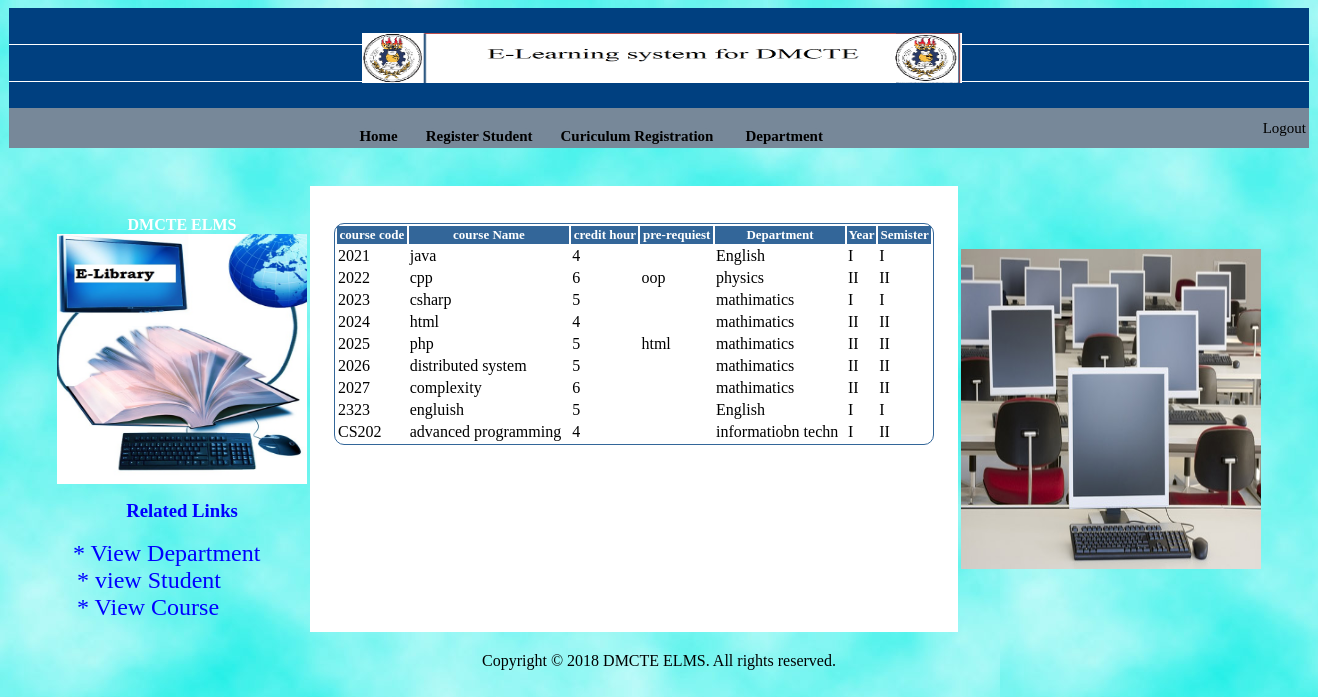
/viewcourse1.php (signed in), run on the app's committed database.
### tables this page shows
CREATE TABLE IF NOT EXISTS `course` (
  `coursecode` varchar(34) NOT NULL,
  `coursename` varchar(34) NOT NULL,
  `credit` int(11) NOT NULL,
  `prerequiest` varchar(34) NOT NULL,
  `departmentid` int(11) NOT NULL,
  `year` varchar(34) NOT NULL,
  `semister` varchar(34) NOT NULL,
  PRIMARY KEY (`coursecode`)
);

CREATE TABLE IF NOT EXISTS `department` (
  `departmentid` int(11) NOT NULL AUTO_INCREMENT,
  `departmentname` varchar(34) NOT NULL,
  PRIMARY KEY (`departmentid`)
);

### viewcourse1.php (the view, shortened to what this page needs)
<html>
<head>
<link style="text/css" href="1.css" rel="stylesheet">
</head>
<body  onLoad="timeimgs('1');"style="background-image:url(images/background.jpg)"
<table border="0" align="center" >
<tr><td>
<table align="center" border="0" width="1300"height="100" style="background-image:url(images/headerbg.png)">
<tr>
<td  border="0"align="center"></td>
<td  border="0"align="center"><img src="images/header.png" width="600" height="50"></td>
</tr></table>
<table border="0" width="1300"height="40" align="center" bgcolor=#778899 >
<tr>
<td align="center" valign="bottom" bgcolor=#778899><b><a href="registrar.php"class="a">Home</a>
&nbsp;&nbsp;&nbsp;&nbsp;&nbsp;&nbsp;<a href="registerstudent.php"class="a">Register Student</a>
&nbsp;&nbsp;&nbsp;&nbsp;&nbsp;&nbsp;<a href="registercourse.php"class="a">Curiculum Registration</a>
<a href="department.php"class="a">Department</a>&nbsp;&nbsp;&nbsp;&nbsp;&nbsp;&nbsp;
</td>
<td align="right" border="0"><a href="logout.php"class="a">Logout</a></td></tr>
</table>
<br><br>
<table border="0"  width="1210"height="450"  align="center">
<tr ><td width="210" align="center" valign="center" ><font  color="white" ><b><br>
  DMCTE ELMS</b> </font><BR>
<img src="images/e-learning.jpg"  width="250" height="250"></td>
<td width="700" height="300" rowspan=4 align="center"valign="top" bgcolor="#FFFFFF" class="one">
<br><br>
 <?php
 $query = "SELECT * FROM course  ";
   $result_set=mysql_query($query);
if(mysql_num_rows($result_set)>0)
{
echo "<table id='vtable' style='width:600px;border:1px solid #336699;border-radius:10px;' align='center'><font color=white>
<tr>
<th bgcolor='#336699'><font color='white' size='2'>course code</th>
<th bgcolor='#336699'><font color='white' size='2'>course Name</th>
<th bgcolor='#336699'><font color='white' size='2'>credit hour</th>
<th bgcolor='#336699'><font color=white size='2'>pre-requiest</th>
<th bgcolor='#336699'><font color=white size='2'>Department</th>
<th bgcolor='#336699'><font color=white size='2'>Year</th>
<th bgcolor='#336699'><font color=white size='2'>Semister</th>
</tr>";
while($row=mysql_fetch_array($result_set))
{
	$deptid=$row['departmentid'];
	$dept=mysql_query("select * from department where departmentid='{$deptid}'");
	$col=mysql_fetch_array($dept);
echo"<tr>";
echo"<td>";echo $row["coursecode"]; echo"</td>";
echo"<td>";echo $row["coursename"]; echo"</td>";
echo"<td>";echo $row["credit"]; echo"</td>";
echo"<td>";echo $row["prerequiest"]; echo"</td>";
echo"<td>";echo $col['departmentname']; echo"</td>";
echo"<td>";echo $row["year"]; echo"</td>";
echo"<td>";echo $row["semister"]; echo"</td>";
echo"</tr>";
}
echo "</table>";
}
else{
   echo '<center>';
  echo '<font face="monotype corsiva" size="5"color="red">course not found !!</font>';
   echo '</center>';
}
?>
</td>
<td rowspan=3 width="300" >
<img src="" height="320" width="300" name="demo" >
</td></tr>
<tr>
<td   valign="top" rowspan=3><font  color="blue" >
  <center><b><h3>Related Links</h3></b></center></font>
<a href="viewdepartment.php"class="b" > &nbsp;&nbsp;&nbsp; <font size="5"  color="blue">* View Department</font></a><br>
<a href="viewdepartmentstudent.php"class="b">&nbsp;&nbsp;&nbsp;&nbsp; <font size="5"  color="blue"> * view Student</font></a><br>
<a href="viewcourse1.php"class="b">&nbsp;&nbsp;&nbsp;&nbsp; <font size="5"  color="blue">  * View Course</font></a></td>
</tr>
</table>
</td>
</tr><br>
<tr style="background-image:url(images/headerbg.png)" border="0" ><td align="center"   >Copyright © 2018 DMCTE ELMS. All rights reserved.</td>
</tr>
</table></body>
</html>

### 1.css (style rules this page uses)
a.a:link { border-radius:40px; text-decoration:bold; text-decoration: none; background-color:#778899; font-size:15px; color:black; }
.b:link { border-radius:40px; text-decoration:bold; text-decoration: none; color:black; }

### data on the page
course: coursecode "2021", coursename "java", credit "4", departmentid.departmentname "English", year "I", semister "I"
course: coursecode "2022", coursename "cpp", credit "6", prerequiest "oop", departmentid.departmentname "physics", year "II", semister "II"
course: coursecode "2023", coursename "csharp", credit "5", departmentid.departmentname "mathimatics", year "I", semister "I"
course: coursecode "2024", coursename "html", credit "4", departmentid.departmentname "mathimatics", year "II", semister "II"
course: coursecode "2025", coursename "php", credit "5", prerequiest "html", departmentid.departmentname "mathimatics", year "II", semister "II"
course: coursecode "2026", coursename "distributed system", credit "5", departmentid.departmentname "mathimatics", year "II", semister "II"
course: coursecode "2027", coursename "complexity", credit "6", departmentid.departmentname "mathimatics", year "II", semister "II"
course: coursecode "2323", coursename "engluish", credit "5", departmentid.departmentname "English", year "I", semister "I"
course: coursecode "CS202", coursename "advanced programming", credit "4", departmentid.departmentname "informatiobn techn", year "I", semister "II"
